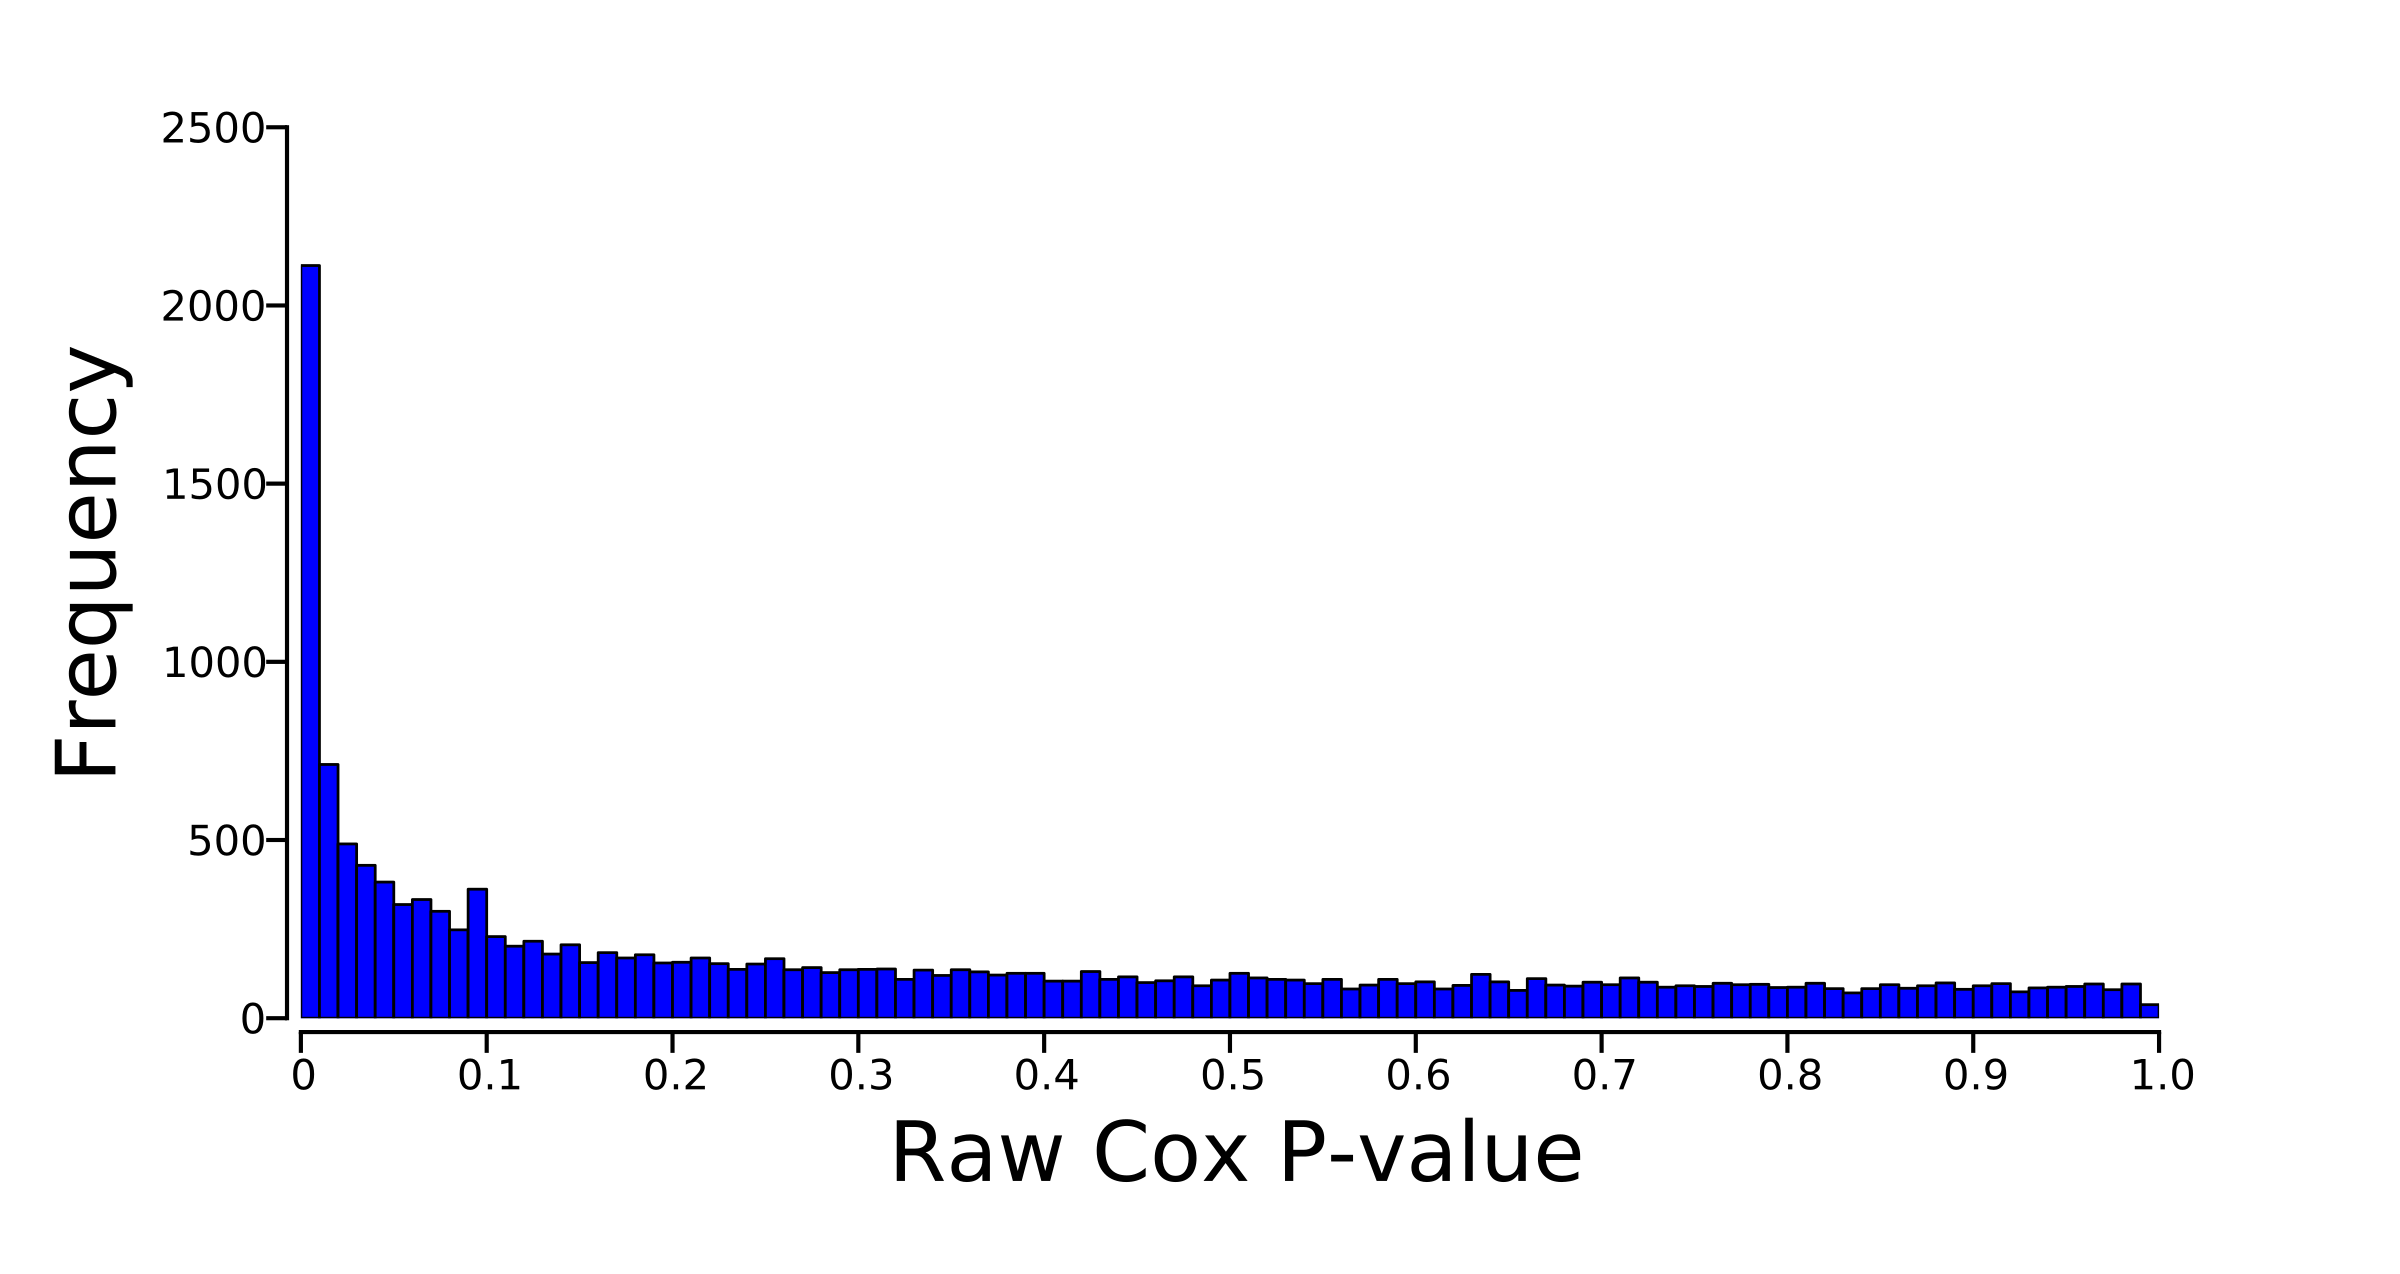

Generate this figure with Python:
##script for creating a histogram

## Load necessary modules
import pylab as plt
import numpy as np
import os
BASE_DIR = os.path.dirname(os.path.dirname(os.path.dirname(os.path.dirname(os.path.abspath(__file__)))))
f=open(os.path.join(BASE_DIR,'cox_regression','SKCM','coeffs_normalized_pvalues_adjusted.txt'))
data=[i.strip().split() for i in f]
ids,coeffs,normalized,pvalues,adjusted=zip(*data)

pvalues=map(float,pvalues)

##decide how man bins, 100 is the maximum possible due to only having two sig figs
number=100.0

counts={}

##use a dictionary to populate the bins
for i in range(int(number)):
    for j in pvalues:
        if i/number<j<=(i+1)/number:
            counts[i]=counts.get(i,0)+1

##convert the dictionary to a list
mylist=zip(counts.keys(),counts.values())

##sort the list so that the bins are in order
mylist.sort()



##plot the data with pylab
fig = plt.figure()
ax = fig.add_subplot(111)
fig.subplots_adjust(bottom=.2)

ax.bar([i[0]/number for i in mylist],[i[1] for i in mylist],color='b',width=1/number,linewidth=2.0)
ax.set_xlim((0,1))

for item in ax.get_yticklabels():
        item.set_fontsize(30)

for item in ax.get_xticklabels():
        item.set_fontsize(30)

ax.tick_params(axis='x',length=15,width=3,direction='out',labelsize=30)
ax.tick_params(axis='y',length=15,width=3,direction='out',labelsize=30)
ax.spines['top'].set_visible(False)
ax.spines['right'].set_visible(False)
ax.spines['left'].set_linewidth(3)
ax.spines['bottom'].set_linewidth(3)
ax.spines['bottom'].set_position(['outward',10])
ax.spines['left'].set_position(['outward',10])
ax.xaxis.set_ticks_position('bottom')
ax.yaxis.set_ticks_position('left')
ax.set_xticks([i/10.0 for i in range(0,11)])
ax.set_xticklabels(['0']+[str(i/10.0) for i in range(1,11)])
ax.set_ylabel('Frequency',fontsize=60,labelpad=20)
ax.set_xlabel('Raw Cox P-value',fontsize=60,labelpad=20)
plt.show()
